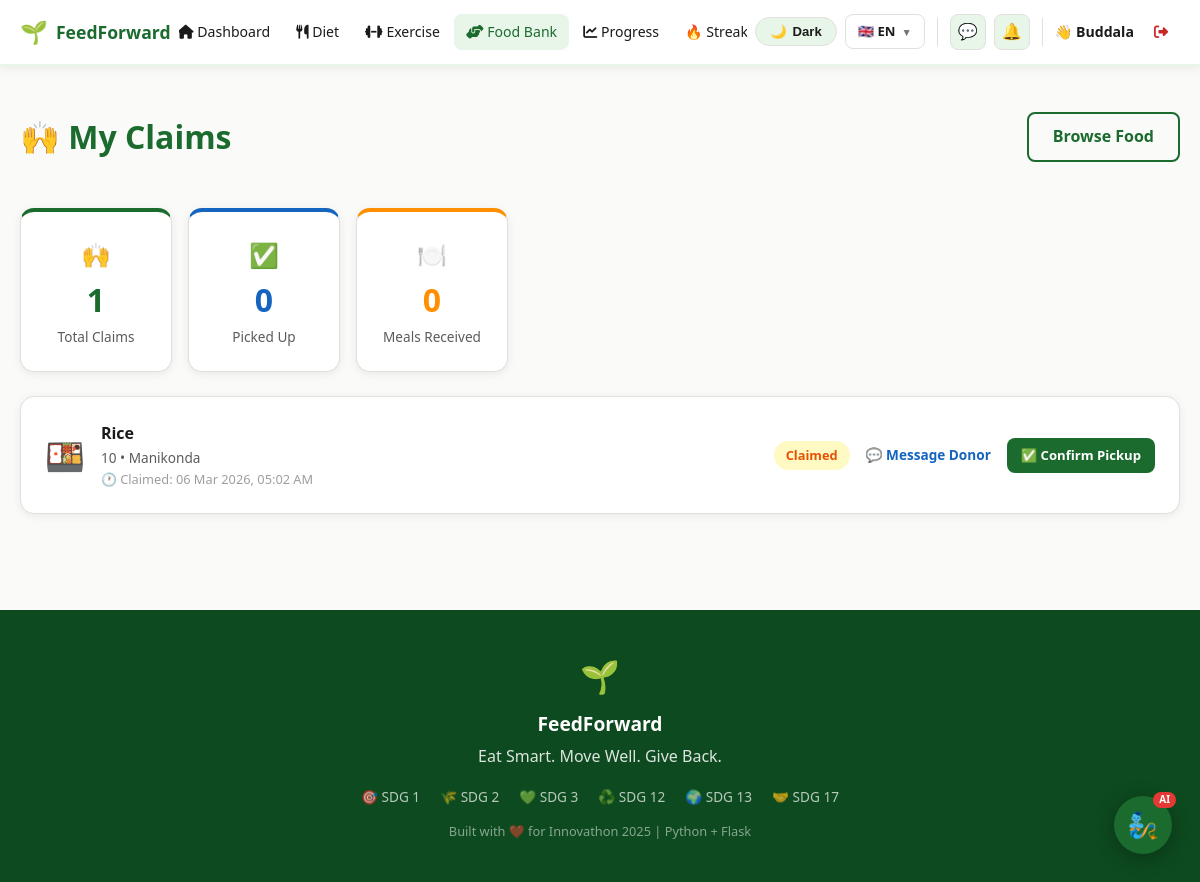
/foodbank/my-claims (signed in), run on the app's committed database.
### models/user.py (models this page shows, shortened)
class User(db.Model, UserMixin):
    __tablename__ = 'users'
    id            = db.Column(db.Integer, primary_key=True)
    name          = db.Column(db.String(100), nullable=False)
    email         = db.Column(db.String(120), unique=True, nullable=False)
    password_hash = db.Column(db.String(200), nullable=False)
    role          = db.Column(db.String(20), default='user')  # user / donor / recipient / admin
    age           = db.Column(db.Integer)
    weight        = db.Column(db.Float)
    height        = db.Column(db.Float)
    gender        = db.Column(db.String(10))
    dietary_pref  = db.Column(db.String(20))   # veg / non_veg / vegan
    health_goal   = db.Column(db.String(20))   # lose_weight / gain_muscle / stay_fit
    fitness_level = db.Column(db.String(20))   # beginner / intermediate / advanced
    equipment     = db.Column(db.String(20))   # none / dumbbells / gym
    days_per_week = db.Column(db.Integer, default=4)
    location      = db.Column(db.String(200))
    latitude      = db.Column(db.Float)
    longitude     = db.Column(db.Float)
    profile_complete = db.Column(db.Boolean, default=False)
    allergies     = db.Column(db.String(200), default='')  # comma-separated e.g. "gluten,dairy,nuts"
    created_at    = db.Column(db.DateTime, default=datetime.utcnow)
    meal_plans    = db.relationship('MealPlan',     backref='user', lazy=True)
    exercise_plans= db.relationship('ExercisePlan', backref='user', lazy=True)
    donations     = db.relationship('FoodListing',  foreign_keys='FoodListing.donor_id',    backref='donor',     lazy=True)
    claims        = db.relationship('FoodListing',  foreign_keys='FoodListing.claimed_by',  backref='recipient', lazy=True)
    progress_logs = db.relationship('ProgressLog',  backref='user', lazy=True)

### models/models.py (models this page shows, shortened)
class FoodListing(db.Model):
    __tablename__ = 'food_listings'
    id           = db.Column(db.Integer, primary_key=True)
    donor_id     = db.Column(db.Integer, db.ForeignKey('users.id'), nullable=False)
    food_name    = db.Column(db.String(100), nullable=False)
    category     = db.Column(db.String(50))
    quantity     = db.Column(db.String(50))
    expiry_date  = db.Column(db.DateTime)
    location     = db.Column(db.String(200))
    latitude     = db.Column(db.Float, default=17.3850)
    longitude    = db.Column(db.Float, default=78.4867)
    photo_url    = db.Column(db.String(300))
    description  = db.Column(db.Text)
    status       = db.Column(db.String(20), default='available')
    claimed_by   = db.Column(db.Integer, db.ForeignKey('users.id'), nullable=True)
    claimed_at   = db.Column(db.DateTime)
    picked_up_at = db.Column(db.DateTime)
    posted_at    = db.Column(db.DateTime, default=datetime.utcnow)
    donor_rating = db.Column(db.Float)
    allergens    = db.Column(db.String(200))

### routes/foodbank.py (the view)
@foodbank.route('/my-claims')
@login_required
def my_claims():
    listings = FoodListing.query.filter_by(claimed_by=current_user.id)\
                                .order_by(FoodListing.claimed_at.desc()).all()
    return render_template('foodbank/my_claims.html', listings=listings)

### templates/foodbank/my_claims.html (shortened to what this page needs)
{% extends 'base.html' %}
{% block content %}
<div style="display:flex;align-items:center;justify-content:space-between;margin-bottom:24px;">
  <h1 style="font-size:2rem;font-weight:800;color:var(--green);">🙌 My Claims</h1>
  <a href="{{ url_for('foodbank.index') }}" class="btn-secondary">Browse Food</a>
</div>
{% set total_claims   = listings | length %}
{% set total_pickedup = listings | selectattr('status','equalto','picked_up') | list | length %}
<div style="display:grid;grid-template-columns:repeat(auto-fill,minmax(150px,1fr));gap:16px;margin-bottom:24px;">
  {% for icon,val,label,color in [
    ('🙌', total_claims,   'Total Claims',  'var(--green)'),
    ('✅', total_pickedup, 'Picked Up',     'var(--blue)'),
    ('🍽️', total_pickedup, 'Meals Received','var(--amber)'),
  ] %}
  <div class="card" style="text-align:center;border-top:4px solid {{ color }};">
    <div style="font-size:1.5rem;">{{ icon }}</div>
    <div style="font-size:2rem;font-weight:800;color:{{ color }};">{{ val }}</div>
    <div style="color:var(--text2);font-size:.85rem;">{{ label }}</div>
  </div>
  {% endfor %}
</div>
{% if listings %}
  {% for item in listings %}
  <div class="card" style="margin-bottom:12px;display:flex;align-items:center;gap:16px;flex-wrap:wrap;">
    <div style="font-size:2rem;">🍱</div>
    <div style="flex:1;">
      <div style="font-weight:700;">{{ item.food_name }}</div>
      <div style="color:var(--text2);font-size:.85rem;">
        {{ item.quantity }} • {{ item.location }}
      </div>
      {% if item.claimed_at %}
      <div style="color:var(--text3);font-size:.8rem;">
        🕐 Claimed: {{ item.claimed_at.strftime('%d %b %Y, %I:%M %p') }}
      </div>
      {% endif %}
    </div>
    <span class="badge-{{ 'green' if item.status=='available' else 'yellow' if item.status=='claimed' else 'blue' if item.status=='picked_up' else 'red' }}">
      {{ item.status.replace('_',' ').title() }}
    </span>
    <a href="{{ url_for('inbox.conversation', partner_id=item.donor_id, listing_id=item.id) }}"
       style="font-size:.85rem;color:var(--blue);font-weight:600;white-space:nowrap;">
      💬 Message Donor
    </a>
    {% if item.status == 'claimed' %}
    <a href="{{ url_for('foodbank.mark_pickup', listing_id=item.id) }}"
       class="btn-primary"
       style="font-size:.82rem;padding:7px 14px;white-space:nowrap;">
      ✅ Confirm Pickup
    </a>
    {% endif %}
  </div>
  {% endfor %}
{% endif %}
{% endblock %}

### templates/base.html (shortened to what this page needs)
<!DOCTYPE html>
<html lang="{{ lang }}" data-theme="light">
<head>
  <link href="https://cdnjs.cloudflare.com/ajax/libs/font-awesome/6.4.0/css/all.min.css" rel="stylesheet"/>
  <link rel="stylesheet" href="https://unpkg.com/leaflet@1.9.4/dist/leaflet.css"/>
</head>
<body>
<nav style="background:var(--nav-bg);border-bottom:2px solid var(--nav-border);
            position:sticky;top:0;z-index:1000;box-shadow:0 2px 10px var(--shadow);">
  <div style="max-width:1280px;margin:0 auto;padding:0 20px;
              display:flex;align-items:center;justify-content:space-between;
              height:64px;gap:8px;">
    <a href="{{ url_for('main.index') }}"
       style="display:flex;align-items:center;gap:8px;flex-shrink:0;">
      <span style="font-size:1.4rem;">🌱</span>
      <span style="font-size:1.1rem;font-weight:800;color:var(--green);">FeedForward</span>
    </a>
    {% if current_user.is_authenticated %}
    <div style="display:flex;gap:2px;align-items:center;overflow-x:auto;flex:1;justify-content:center;">
      <a href="{{ url_for('main.dashboard') }}"
         class="nav-link {% if request.endpoint=='main.dashboard' %}active{% endif %}">
        <i class="fas fa-home"></i> {{ t.nav_dashboard }}
      </a>
      <a href="{{ url_for('diet.index') }}"
         class="nav-link {% if 'diet' in (request.endpoint or '') %}active{% endif %}">
        <i class="fas fa-utensils"></i> {{ t.nav_diet }}
      </a>
      <a href="{{ url_for('exercise.index') }}"
         class="nav-link {% if 'exercise' in (request.endpoint or '') %}active{% endif %}">
        <i class="fas fa-dumbbell"></i> {{ t.nav_exercise }}
      </a>
      <a href="{{ url_for('foodbank.index') }}"
         class="nav-link {% if 'foodbank' in (request.endpoint or '') %}active{% endif %}">
        <i class="fas fa-hands-helping"></i> {{ t.nav_foodbank }}
      </a>
      <a href="{{ url_for('progress.index') }}"
         class="nav-link {% if 'progress' in (request.endpoint or '') %}active{% endif %}">
        <i class="fas fa-chart-line"></i> {{ t.nav_progress }}
      </a>
      <a href="{{ url_for('streak.index') }}"
         class="nav-link {% if 'streak' in (request.endpoint or '') %}active{% endif %}">
        🔥 Streak
      </a>
    </div>
    {% endif %}
    <div style="display:flex;align-items:center;gap:8px;flex-shrink:0;">
      <button id="themeToggle" onclick="toggleTheme()" title="Toggle theme">
        <span id="themeIcon">🌙</span>
        <span id="themeLabel">Dark</span>
      </button>
      <div class="lang-wrap">
        <div class="lang-trigger">
          {% if lang == 'en' %}🇬🇧 EN
          {% elif lang == 'te' %}🇮🇳 TE
          {% else %}🇮🇳 HI{% endif %}
          <span style="font-size:.65rem;opacity:.6;">▼</span>
        </div>
      </div>
      {% if current_user.is_authenticated %}
        <a href="{{ url_for('inbox.messages') }}" class="icon-btn" title="Messages">
          💬
        </a>
        <a href="{{ url_for('inbox.notifications') }}" class="icon-btn" title="Notifications">
          🔔
        </a>
        <span style="font-weight:600;color:var(--text);font-size:.88rem;">
          👋 {{ current_user.name.split()[0] }}
        </span>
        <a href="{{ url_for('auth.logout') }}" class="nav-link"
           style="color:var(--red);" title="{{ t.nav_logout }}">
          <i class="fas fa-sign-out-alt"></i>
        </a>
      {% else %}
        <a href="{{ url_for('auth.login') }}"    class="btn-secondary" style="padding:7px 16px;font-size:.88rem;">{{ t.nav_login }}</a>
        <a href="{{ url_for('auth.register') }}" class="btn-primary"   style="padding:7px 16px;font-size:.88rem;">{{ t.nav_get_started }}</a>
      {% endif %}
    </div>
  </div>
</nav>
<main style="max-width:1280px;margin:0 auto;padding:24px 20px;">
  {% block content %}{% endblock %}
</main>
<footer style="background:var(--green-dk);color:#fff;padding:40px 24px;margin-top:60px;text-align:center;">
  <div style="max-width:1280px;margin:0 auto;">
    <div style="font-size:2rem;margin-bottom:8px;">🌱</div>
    <div style="font-size:1.2rem;font-weight:700;margin-bottom:4px;">FeedForward</div>
    <div style="opacity:.85;margin-bottom:16px;">{{ t.footer_tagline }}</div>
    <div style="display:flex;justify-content:center;gap:20px;flex-wrap:wrap;opacity:.7;font-size:.85rem;margin-bottom:14px;">
      <span>🎯 SDG 1</span><span>🌾 SDG 2</span><span>💚 SDG 3</span>
      <span>♻️ SDG 12</span><span>🌍 SDG 13</span><span>🤝 SDG 17</span>
    </div>
    <div style="opacity:.5;font-size:.8rem;">{{ t.footer_built }}</div>
  </div>
</footer>
{% if current_user.is_authenticated %}
<div id="feedgenie-btn" onclick="toggleChat()"
     style="position:fixed;bottom:28px;right:28px;z-index:9000;
            width:58px;height:58px;background:var(--green);border-radius:50%;
            display:flex;align-items:center;justify-content:center;
            font-size:1.6rem;cursor:pointer;box-shadow:0 4px 20px rgba(0,0,0,.3);
            transition:transform .2s,box-shadow .2s;"
     onmouseover="this.style.transform='scale(1.12)'"
     onmouseout="this.style.transform='scale(1)'"
     title="Chat with FeedGenie">
  🧞
  <div style="position:absolute;top:-4px;right:-4px;background:#E53935;color:#fff;
              border-radius:10px;padding:1px 6px;font-size:.62rem;font-weight:800;line-height:1.4;">AI</div>
</div>
{% endif %}
</body>
</html>

### templates/base.html (style rules this page uses)
:root { --bg:#FAFAF8;--bg2:#F2F4F0;--surface:#FFFFFF;--surface2:#F7F8F5; --border:#E0E0DC;--text:#1A1A1A;--text2:#5C5C5C;--text3:#9E9E9E; --green:#1B6B2F;--green-dk:#0D4A1F;--green-lt:#E8F5E9;--green-mid:#C8E6C9; --amber:#FF8F00;--blue:#1565C0;--blue-lt:#E3F2FD;--red:#C62828; --red-lt:#FFEBEE;--yellow-lt:#FFF9C4; --shadow:rgba(0,0,0,.07);--shadow-hov:rgba(0,0,0,.13); --nav-bg:#FFFFFF;--nav-border:#E8F5E9;--input-bg:#FFFFFF;--toggle-bg:#E8F5E9; }
*,*::before,*::after { box-sizing:border-box; }
html { scroll-behavior:smooth; }
body { font-family:'Segoe UI',system-ui,sans-serif;background:var(--bg);color:var(--text);margin:0;line-height:1.6;transition:background .3s,color .3s; }
a { text-decoration:none; }
.btn-primary { background:var(--green);color:#fff;padding:10px 24px;border-radius:8px;font-weight:600;display:inline-block;border:none;cursor:pointer;transition:background .2s,transform .15s,box-shadow .2s; }
.btn-secondary { border:2px solid var(--green);color:var(--green);padding:10px 24px;border-radius:8px;font-weight:600;display:inline-block;background:transparent;cursor:pointer;transition:background .2s; }
.card { background:var(--surface);border-radius:14px;box-shadow:0 2px 10px var(--shadow);padding:24px;border:1px solid var(--border);transition:box-shadow .2s; }
.badge-yellow { background:var(--yellow-lt);color:#E65100;padding:4px 12px;border-radius:20px;font-size:.8rem;font-weight:600; }
.nav-link { padding:7px 12px;border-radius:8px;color:var(--text);font-weight:500;font-size:.88rem;white-space:nowrap;transition:background .15s,color .15s; }
.nav-link:hover,.nav-link.active { background:var(--green-lt);color:var(--green); }
#themeToggle { background:var(--toggle-bg);border:1.5px solid var(--border);border-radius:50px;padding:6px 14px;cursor:pointer;font-size:.82rem;font-weight:700;color:var(--text);display:flex;align-items:center;gap:6px;transition:all .2s;white-space:nowrap; }
.lang-wrap { position:relative; }
.lang-trigger { background:var(--surface);border:1.5px solid var(--border);border-radius:8px;padding:6px 12px;cursor:pointer;font-size:.82rem;font-weight:700;color:var(--text);display:flex;align-items:center;gap:6px;transition:border .2s;white-space:nowrap;user-select:none; }
.icon-btn { position: relative; background: var(--toggle-bg); border: 1.5px solid var(--border); border-radius: 8px; width: 36px; height: 36px; display: flex; align-items: center; justify-content: center; cursor: pointer; color: var(--text); font-size: 1rem; transition: all .2s; text-decoration: none; flex-shrink: 0; }

### data on the page
User: name "Buddala"
FoodListing: food_name "Rice", quantity "10", location "Manikonda", claimed_at "06 Mar 2026, 05:02 AM", status.replace "Claimed"

### other printed values
{{ t.nav_dashboard }} "Dashboard"
{{ t.nav_diet }} "Diet"
{{ t.nav_exercise }} "Exercise"
{{ t.nav_foodbank }} "Food Bank"
{{ t.nav_progress }} "Progress"
{{ icon }} "🙌" "✅" "🍽️"
{{ val }} "1" "0" "0"
{{ label }} "Total Claims" "Picked Up" "Meals Received"
{{ t.footer_tagline }} "Eat Smart. Move Well. Give Back."
{{ t.footer_built }} "Built with ❤️ for Innovathon 2025 | Python + Flask"
